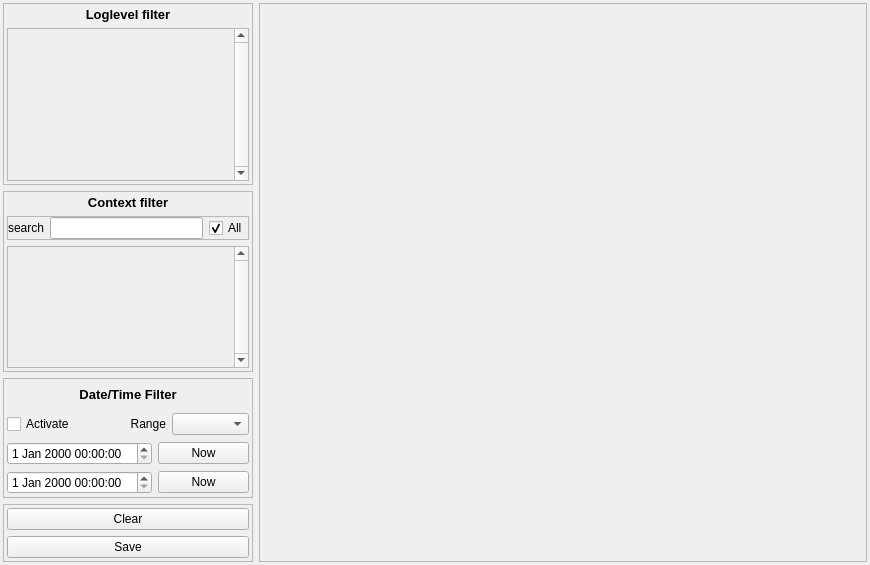
<?xml version="1.0" encoding="UTF-8"?>
<ui version="4.0">
 <class>QAbstractLogView</class>
 <widget class="QWidget" name="QAbstractLogView">
  <property name="geometry">
   <rect>
    <x>0</x>
    <y>0</y>
    <width>870</width>
    <height>565</height>
   </rect>
  </property>
  <property name="minimumSize">
   <size>
    <width>240</width>
    <height>400</height>
   </size>
  </property>
  <property name="windowTitle">
   <string>Form</string>
  </property>
  <layout class="QHBoxLayout" name="horizontalLayout" stretch="3,1">
   <property name="leftMargin">
    <number>3</number>
   </property>
   <property name="topMargin">
    <number>3</number>
   </property>
   <property name="rightMargin">
    <number>3</number>
   </property>
   <property name="bottomMargin">
    <number>3</number>
   </property>
   <item>
    <widget class="QFrame" name="settings_frame">
     <property name="minimumSize">
      <size>
       <width>0</width>
       <height>20</height>
      </size>
     </property>
     <property name="maximumSize">
      <size>
       <width>250</width>
       <height>16777215</height>
      </size>
     </property>
     <property name="frameShape">
      <enum>QFrame::NoFrame</enum>
     </property>
     <property name="frameShadow">
      <enum>QFrame::Raised</enum>
     </property>
     <layout class="QVBoxLayout" name="verticalLayout">
      <property name="spacing">
       <number>6</number>
      </property>
      <property name="leftMargin">
       <number>0</number>
      </property>
      <property name="topMargin">
       <number>0</number>
      </property>
      <property name="rightMargin">
       <number>0</number>
      </property>
      <property name="bottomMargin">
       <number>0</number>
      </property>
      <item>
       <widget class="QFrame" name="frame_3">
        <property name="minimumSize">
         <size>
          <width>0</width>
          <height>20</height>
         </size>
        </property>
        <property name="frameShape">
         <enum>QFrame::Box</enum>
        </property>
        <property name="frameShadow">
         <enum>QFrame::Raised</enum>
        </property>
        <property name="lineWidth">
         <number>0</number>
        </property>
        <property name="midLineWidth">
         <number>1</number>
        </property>
        <layout class="QVBoxLayout" name="verticalLayout_5">
         <property name="leftMargin">
          <number>3</number>
         </property>
         <property name="topMargin">
          <number>3</number>
         </property>
         <property name="rightMargin">
          <number>3</number>
         </property>
         <property name="bottomMargin">
          <number>3</number>
         </property>
         <item>
          <widget class="QLabel" name="label_2">
           <property name="font">
            <font>
             <pointsize>10</pointsize>
             <weight>75</weight>
             <bold>true</bold>
            </font>
           </property>
           <property name="text">
            <string>Loglevel filter</string>
           </property>
           <property name="alignment">
            <set>Qt::AlignCenter</set>
           </property>
          </widget>
         </item>
         <item>
          <widget class="QScrollArea" name="logLevel_scrollArea">
           <property name="verticalScrollBarPolicy">
            <enum>Qt::ScrollBarAlwaysOn</enum>
           </property>
           <property name="horizontalScrollBarPolicy">
            <enum>Qt::ScrollBarAlwaysOff</enum>
           </property>
           <property name="widgetResizable">
            <bool>true</bool>
           </property>
           <property name="alignment">
            <set>Qt::AlignLeading|Qt::AlignLeft|Qt::AlignTop</set>
           </property>
           <widget class="QWidget" name="logLevel_frame">
            <property name="geometry">
             <rect>
              <x>0</x>
              <y>0</y>
              <width>226</width>
              <height>151</height>
             </rect>
            </property>
            <layout class="QVBoxLayout" name="verticalLayout_4">
             <property name="leftMargin">
              <number>3</number>
             </property>
             <property name="topMargin">
              <number>3</number>
             </property>
             <property name="rightMargin">
              <number>3</number>
             </property>
             <property name="bottomMargin">
              <number>3</number>
             </property>
            </layout>
           </widget>
          </widget>
         </item>
        </layout>
       </widget>
      </item>
      <item>
       <widget class="QFrame" name="contextFilter_frame">
        <property name="frameShape">
         <enum>QFrame::Box</enum>
        </property>
        <property name="frameShadow">
         <enum>QFrame::Raised</enum>
        </property>
        <property name="lineWidth">
         <number>0</number>
        </property>
        <property name="midLineWidth">
         <number>1</number>
        </property>
        <layout class="QVBoxLayout" name="verticalLayout_3">
         <property name="leftMargin">
          <number>3</number>
         </property>
         <property name="topMargin">
          <number>3</number>
         </property>
         <property name="rightMargin">
          <number>3</number>
         </property>
         <property name="bottomMargin">
          <number>3</number>
         </property>
         <item>
          <widget class="QLabel" name="label">
           <property name="font">
            <font>
             <pointsize>10</pointsize>
             <weight>75</weight>
             <bold>true</bold>
            </font>
           </property>
           <property name="text">
            <string>Context filter</string>
           </property>
           <property name="alignment">
            <set>Qt::AlignCenter</set>
           </property>
          </widget>
         </item>
         <item>
          <widget class="QFrame" name="frame_2">
           <property name="frameShape">
            <enum>QFrame::StyledPanel</enum>
           </property>
           <property name="frameShadow">
            <enum>QFrame::Raised</enum>
           </property>
           <layout class="QGridLayout" name="gridLayout_2">
            <property name="leftMargin">
             <number>0</number>
            </property>
            <property name="topMargin">
             <number>0</number>
            </property>
            <property name="rightMargin">
             <number>0</number>
            </property>
            <property name="bottomMargin">
             <number>0</number>
            </property>
            <item row="0" column="1">
             <widget class="QLineEdit" name="contextFilter_lineEdit">
              <property name="maximumSize">
               <size>
                <width>16777215</width>
                <height>16777215</height>
               </size>
              </property>
             </widget>
            </item>
            <item row="0" column="0">
             <widget class="QLabel" name="searchIcon_label">
              <property name="text">
               <string>search</string>
              </property>
             </widget>
            </item>
            <item row="0" column="2">
             <widget class="QCheckBox" name="allContext_checkBox">
              <property name="text">
               <string>All</string>
              </property>
              <property name="checked">
               <bool>true</bool>
              </property>
              <property name="tristate">
               <bool>true</bool>
              </property>
             </widget>
            </item>
           </layout>
          </widget>
         </item>
         <item>
          <widget class="QScrollArea" name="context_scrollArea">
           <property name="verticalScrollBarPolicy">
            <enum>Qt::ScrollBarAlwaysOn</enum>
           </property>
           <property name="horizontalScrollBarPolicy">
            <enum>Qt::ScrollBarAlwaysOff</enum>
           </property>
           <property name="widgetResizable">
            <bool>true</bool>
           </property>
           <property name="alignment">
            <set>Qt::AlignLeading|Qt::AlignLeft|Qt::AlignTop</set>
           </property>
           <widget class="QWidget" name="context_scrollAreaWidgetContents">
            <property name="geometry">
             <rect>
              <x>0</x>
              <y>0</y>
              <width>226</width>
              <height>120</height>
             </rect>
            </property>
            <layout class="QVBoxLayout" name="verticalLayout_7">
             <property name="leftMargin">
              <number>3</number>
             </property>
             <property name="topMargin">
              <number>3</number>
             </property>
             <property name="rightMargin">
              <number>3</number>
             </property>
             <property name="bottomMargin">
              <number>3</number>
             </property>
            </layout>
           </widget>
          </widget>
         </item>
        </layout>
       </widget>
      </item>
      <item>
       <widget class="QFrame" name="dateTimeFilter_frame">
        <property name="minimumSize">
         <size>
          <width>0</width>
          <height>120</height>
         </size>
        </property>
        <property name="frameShape">
         <enum>QFrame::Box</enum>
        </property>
        <property name="frameShadow">
         <enum>QFrame::Raised</enum>
        </property>
        <property name="lineWidth">
         <number>0</number>
        </property>
        <property name="midLineWidth">
         <number>1</number>
        </property>
        <layout class="QGridLayout" name="gridLayout">
         <property name="leftMargin">
          <number>3</number>
         </property>
         <property name="topMargin">
          <number>3</number>
         </property>
         <property name="rightMargin">
          <number>3</number>
         </property>
         <property name="bottomMargin">
          <number>3</number>
         </property>
         <item row="3" column="0">
          <widget class="Log::UI::DateTimeWidget" name="dateTimeFilterMin_dateTimeEdit"/>
         </item>
         <item row="4" column="0">
          <widget class="Log::UI::DateTimeWidget" name="dateTimeFilterMax_dateTimeEdit"/>
         </item>
         <item row="3" column="1">
          <widget class="QPushButton" name="dateTimeFilterMinNow_pushButton">
           <property name="text">
            <string>Now</string>
           </property>
          </widget>
         </item>
         <item row="0" column="0" colspan="2">
          <widget class="QLabel" name="label_3">
           <property name="font">
            <font>
             <pointsize>10</pointsize>
             <weight>75</weight>
             <bold>true</bold>
            </font>
           </property>
           <property name="text">
            <string>Date/Time Filter</string>
           </property>
           <property name="alignment">
            <set>Qt::AlignCenter</set>
           </property>
          </widget>
         </item>
         <item row="1" column="0" colspan="2">
          <widget class="QFrame" name="frame">
           <property name="minimumSize">
            <size>
             <width>0</width>
             <height>0</height>
            </size>
           </property>
           <property name="frameShape">
            <enum>QFrame::NoFrame</enum>
           </property>
           <property name="frameShadow">
            <enum>QFrame::Raised</enum>
           </property>
           <layout class="QHBoxLayout" name="horizontalLayout_2">
            <property name="leftMargin">
             <number>0</number>
            </property>
            <property name="topMargin">
             <number>0</number>
            </property>
            <property name="rightMargin">
             <number>0</number>
            </property>
            <property name="bottomMargin">
             <number>0</number>
            </property>
            <item>
             <widget class="QCheckBox" name="dateTimeFilterActivate_checkBox">
              <property name="text">
               <string>Activate</string>
              </property>
             </widget>
            </item>
            <item>
             <widget class="QLabel" name="label_4">
              <property name="text">
               <string>Range</string>
              </property>
              <property name="alignment">
               <set>Qt::AlignRight|Qt::AlignTrailing|Qt::AlignVCenter</set>
              </property>
             </widget>
            </item>
            <item>
             <widget class="QComboBox" name="dateTimeFilterType_comboBox"/>
            </item>
           </layout>
          </widget>
         </item>
         <item row="4" column="1">
          <widget class="QPushButton" name="dateTimeFilterMaxNow_pushButton">
           <property name="text">
            <string>Now</string>
           </property>
          </widget>
         </item>
        </layout>
       </widget>
      </item>
      <item>
       <widget class="QFrame" name="edit_frame">
        <property name="frameShape">
         <enum>QFrame::Box</enum>
        </property>
        <property name="frameShadow">
         <enum>QFrame::Raised</enum>
        </property>
        <property name="lineWidth">
         <number>0</number>
        </property>
        <property name="midLineWidth">
         <number>1</number>
        </property>
        <layout class="QVBoxLayout" name="verticalLayout_6">
         <property name="leftMargin">
          <number>3</number>
         </property>
         <property name="topMargin">
          <number>3</number>
         </property>
         <property name="rightMargin">
          <number>3</number>
         </property>
         <property name="bottomMargin">
          <number>3</number>
         </property>
         <item>
          <widget class="QPushButton" name="clear_pushButton">
           <property name="text">
            <string>Clear</string>
           </property>
          </widget>
         </item>
         <item>
          <widget class="QPushButton" name="save_pushButton">
           <property name="text">
            <string>Save</string>
           </property>
          </widget>
         </item>
        </layout>
       </widget>
      </item>
     </layout>
    </widget>
   </item>
   <item>
    <widget class="QFrame" name="content_frame">
     <property name="minimumSize">
      <size>
       <width>10</width>
       <height>10</height>
      </size>
     </property>
     <property name="frameShape">
      <enum>QFrame::Box</enum>
     </property>
     <property name="frameShadow">
      <enum>QFrame::Raised</enum>
     </property>
     <property name="lineWidth">
      <number>0</number>
     </property>
     <property name="midLineWidth">
      <number>1</number>
     </property>
     <layout class="QVBoxLayout" name="verticalLayout_2">
      <property name="spacing">
       <number>6</number>
      </property>
      <property name="leftMargin">
       <number>0</number>
      </property>
      <property name="topMargin">
       <number>0</number>
      </property>
      <property name="rightMargin">
       <number>0</number>
      </property>
      <property name="bottomMargin">
       <number>0</number>
      </property>
     </layout>
    </widget>
   </item>
  </layout>
 </widget>
 <customwidgets>
  <customwidget>
   <class>Log::UI::DateTimeWidget</class>
   <extends>QDateTimeEdit</extends>
   <header>ui/DateTimeWidget.h</header>
  </customwidget>
 </customwidgets>
 <resources/>
 <connections/>
</ui>
